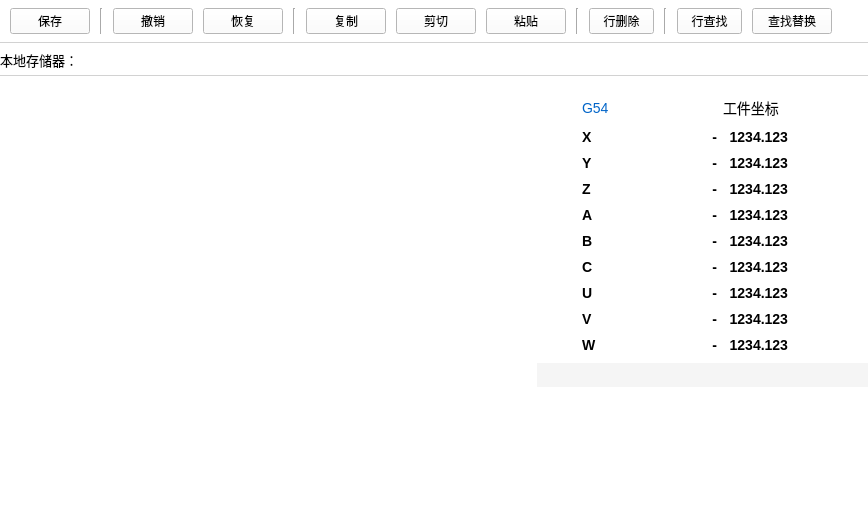
<?xml version="1.0" encoding="UTF-8"?>
<ui version="4.0">
 <class>ProgramEditWidgetClass</class>
 <widget class="QWidget" name="ProgramEditWidgetClass">
  <property name="geometry">
   <rect>
    <x>0</x>
    <y>0</y>
    <width>838</width>
    <height>519</height>
   </rect>
  </property>
  <property name="minimumSize">
   <size>
    <width>0</width>
    <height>519</height>
   </size>
  </property>
  <property name="maximumSize">
   <size>
    <width>16777215</width>
    <height>16777215</height>
   </size>
  </property>
  <property name="windowTitle">
   <string>Form</string>
  </property>
  <property name="styleSheet">
   <string notr="true">background:#FFFFFF;</string>
  </property>
  <layout class="QVBoxLayout" name="verticalLayout" stretch="0,0,30,0,448">
   <property name="spacing">
    <number>0</number>
   </property>
   <property name="margin">
    <number>0</number>
   </property>
   <item>
    <widget class="QWidget" name="buttonWidget_" native="true">
     <layout class="QHBoxLayout" name="buttonLayout_">
      <property name="spacing">
       <number>10</number>
      </property>
      <property name="leftMargin">
       <number>10</number>
      </property>
      <property name="topMargin">
       <number>8</number>
      </property>
      <property name="rightMargin">
       <number>36</number>
      </property>
      <property name="bottomMargin">
       <number>8</number>
      </property>
      <item>
       <widget class="ltp::base::PushButton" name="saveButton_">
        <property name="text">
         <string>保存</string>
        </property>
       </widget>
      </item>
      <item>
       <widget class="Line" name="line_3">
        <property name="styleSheet">
         <string notr="true">border-left: 1px solid #D2D2D2;</string>
        </property>
        <property name="orientation">
         <enum>Qt::Vertical</enum>
        </property>
       </widget>
      </item>
      <item>
       <widget class="ltp::base::PushButton" name="repealButton_">
        <property name="text">
         <string>撤销</string>
        </property>
       </widget>
      </item>
      <item>
       <widget class="ltp::base::PushButton" name="recoverButton_">
        <property name="text">
         <string>恢复</string>
        </property>
       </widget>
      </item>
      <item>
       <widget class="Line" name="line_4">
        <property name="styleSheet">
         <string notr="true">border-left: 1px solid #D2D2D2;</string>
        </property>
        <property name="orientation">
         <enum>Qt::Vertical</enum>
        </property>
       </widget>
      </item>
      <item>
       <widget class="ltp::base::PushButton" name="copyButton_">
        <property name="text">
         <string>复制</string>
        </property>
       </widget>
      </item>
      <item>
       <widget class="ltp::base::PushButton" name="cutButton_">
        <property name="text">
         <string>剪切</string>
        </property>
       </widget>
      </item>
      <item>
       <widget class="ltp::base::PushButton" name="pasteButton_">
        <property name="text">
         <string>粘贴</string>
        </property>
       </widget>
      </item>
      <item>
       <widget class="Line" name="line_5">
        <property name="styleSheet">
         <string notr="true">border-left: 1px solid #D2D2D2;</string>
        </property>
        <property name="orientation">
         <enum>Qt::Vertical</enum>
        </property>
       </widget>
      </item>
      <item>
       <widget class="ltp::base::PushButton" name="removeLineButton_">
        <property name="minimumSize">
         <size>
          <width>65</width>
          <height>0</height>
         </size>
        </property>
        <property name="text">
         <string>行删除</string>
        </property>
       </widget>
      </item>
      <item>
       <widget class="Line" name="line_6">
        <property name="styleSheet">
         <string notr="true">border-left: 1px solid #D2D2D2;</string>
        </property>
        <property name="orientation">
         <enum>Qt::Vertical</enum>
        </property>
       </widget>
      </item>
      <item>
       <widget class="ltp::base::PushButton" name="fineLineButton_">
        <property name="minimumSize">
         <size>
          <width>65</width>
          <height>0</height>
         </size>
        </property>
        <property name="text">
         <string>行查找</string>
        </property>
       </widget>
      </item>
      <item>
       <widget class="ltp::base::PushButton" name="findAndReplaceButton_">
        <property name="minimumSize">
         <size>
          <width>80</width>
          <height>0</height>
         </size>
        </property>
        <property name="text">
         <string>查找替换</string>
        </property>
       </widget>
      </item>
     </layout>
    </widget>
   </item>
   <item>
    <widget class="Line" name="line">
     <property name="styleSheet">
      <string notr="true">border-top: 1px solid #D2D2D2;</string>
     </property>
     <property name="orientation">
      <enum>Qt::Horizontal</enum>
     </property>
    </widget>
   </item>
   <item>
    <widget class="QLabel" name="programTitleLabel_">
     <property name="styleSheet">
      <string notr="true">font:13px SIMHEI;</string>
     </property>
     <property name="text">
      <string>本地存储器：</string>
     </property>
    </widget>
   </item>
   <item>
    <widget class="Line" name="line_2">
     <property name="styleSheet">
      <string notr="true">border-top: 1px solid #D2D2D2;</string>
     </property>
     <property name="orientation">
      <enum>Qt::Horizontal</enum>
     </property>
    </widget>
   </item>
   <item>
    <layout class="QHBoxLayout" name="mainContainerLayout_" stretch="420,259">
     <property name="spacing">
      <number>0</number>
     </property>
     <item>
      <widget class="ltp::base::TextEdit" name="textEdit_" native="true"/>
     </item>
     <item>
      <widget class="QWidget" name="sideBarWidget_" native="true">
       <layout class="QVBoxLayout" name="verticalLayout_2" stretch="186,300">
        <property name="spacing">
         <number>0</number>
        </property>
        <property name="leftMargin">
         <number>0</number>
        </property>
        <property name="rightMargin">
         <number>0</number>
        </property>
        <item>
         <widget class="QWidget" name="commandPanelWidget_" native="true">
          <layout class="QGridLayout" name="gridLayout">
           <property name="leftMargin">
            <number>45</number>
           </property>
           <property name="topMargin">
            <number>10</number>
           </property>
           <property name="rightMargin">
            <number>80</number>
           </property>
           <property name="bottomMargin">
            <number>10</number>
           </property>
           <property name="verticalSpacing">
            <number>10</number>
           </property>
           <item row="0" column="0">
            <widget class="QLabel" name="currentWorkpieceCoordinate_">
             <property name="styleSheet">
              <string notr="true">font: 14px Arial; color:#0064C8;</string>
             </property>
             <property name="text">
              <string>G54</string>
             </property>
            </widget>
           </item>
           <item row="1" column="2">
            <widget class="QLabel" name="workpieceCoordinateAxesX_">
             <property name="styleSheet">
              <string notr="true">font:Bold 14px Arial;</string>
             </property>
             <property name="text">
              <string>1234.123</string>
             </property>
             <property name="alignment">
              <set>Qt::AlignRight|Qt::AlignTrailing|Qt::AlignVCenter</set>
             </property>
            </widget>
           </item>
           <item row="1" column="0">
            <widget class="QLabel" name="axesLabelX_">
             <property name="styleSheet">
              <string notr="true">font:Bold 14px Arial;</string>
             </property>
             <property name="text">
              <string>X</string>
             </property>
            </widget>
           </item>
           <item row="6" column="0">
            <widget class="QLabel" name="axesLabelC_">
             <property name="styleSheet">
              <string notr="true">font:Bold 14px Arial;</string>
             </property>
             <property name="text">
              <string>C</string>
             </property>
            </widget>
           </item>
           <item row="7" column="0">
            <widget class="QLabel" name="axesLabelU_">
             <property name="styleSheet">
              <string notr="true">font:Bold 14px Arial;</string>
             </property>
             <property name="text">
              <string>U</string>
             </property>
            </widget>
           </item>
           <item row="0" column="2">
            <widget class="QLabel" name="label_3">
             <property name="styleSheet">
              <string notr="true">font:14px SIMHEI;</string>
             </property>
             <property name="text">
              <string>工件坐标</string>
             </property>
            </widget>
           </item>
           <item row="2" column="0">
            <widget class="QLabel" name="axesLabelY_">
             <property name="styleSheet">
              <string notr="true">font:Bold 14px Arial;</string>
             </property>
             <property name="text">
              <string>Y</string>
             </property>
            </widget>
           </item>
           <item row="8" column="0">
            <widget class="QLabel" name="axesLabelV_">
             <property name="styleSheet">
              <string notr="true">font:Bold 14px Arial;</string>
             </property>
             <property name="text">
              <string>V</string>
             </property>
            </widget>
           </item>
           <item row="3" column="0">
            <widget class="QLabel" name="axesLabelZ_">
             <property name="styleSheet">
              <string notr="true">font:Bold 14px Arial;</string>
             </property>
             <property name="text">
              <string>Z</string>
             </property>
            </widget>
           </item>
           <item row="4" column="0">
            <widget class="QLabel" name="axesLabelA_">
             <property name="styleSheet">
              <string notr="true">font:Bold 14px Arial;</string>
             </property>
             <property name="text">
              <string>A</string>
             </property>
            </widget>
           </item>
           <item row="5" column="0">
            <widget class="QLabel" name="axesLabelB_">
             <property name="styleSheet">
              <string notr="true">font:Bold 14px Arial;</string>
             </property>
             <property name="text">
              <string>B</string>
             </property>
            </widget>
           </item>
           <item row="2" column="2">
            <widget class="QLabel" name="workpieceCoordinateAxesY_">
             <property name="styleSheet">
              <string notr="true">font:Bold 14px Arial;</string>
             </property>
             <property name="text">
              <string>1234.123</string>
             </property>
             <property name="alignment">
              <set>Qt::AlignRight|Qt::AlignTrailing|Qt::AlignVCenter</set>
             </property>
            </widget>
           </item>
           <item row="3" column="2">
            <widget class="QLabel" name="workpieceCoordinateAxesZ_">
             <property name="styleSheet">
              <string notr="true">font:Bold 14px Arial;</string>
             </property>
             <property name="text">
              <string>1234.123</string>
             </property>
             <property name="alignment">
              <set>Qt::AlignRight|Qt::AlignTrailing|Qt::AlignVCenter</set>
             </property>
            </widget>
           </item>
           <item row="9" column="0">
            <widget class="QLabel" name="axesLabelW_">
             <property name="styleSheet">
              <string notr="true">font:Bold 14px Arial;</string>
             </property>
             <property name="text">
              <string>W</string>
             </property>
            </widget>
           </item>
           <item row="6" column="2">
            <widget class="QLabel" name="workpieceCoordinateAxesC_">
             <property name="styleSheet">
              <string notr="true">font:Bold 14px Arial;</string>
             </property>
             <property name="text">
              <string>1234.123</string>
             </property>
             <property name="alignment">
              <set>Qt::AlignRight|Qt::AlignTrailing|Qt::AlignVCenter</set>
             </property>
            </widget>
           </item>
           <item row="4" column="2">
            <widget class="QLabel" name="workpieceCoordinateAxesA_">
             <property name="styleSheet">
              <string notr="true">font:Bold 14px Arial;</string>
             </property>
             <property name="text">
              <string>1234.123</string>
             </property>
             <property name="alignment">
              <set>Qt::AlignRight|Qt::AlignTrailing|Qt::AlignVCenter</set>
             </property>
            </widget>
           </item>
           <item row="5" column="2">
            <widget class="QLabel" name="workpieceCoordinateAxesB_">
             <property name="styleSheet">
              <string notr="true">font:Bold 14px Arial;</string>
             </property>
             <property name="text">
              <string>1234.123</string>
             </property>
             <property name="alignment">
              <set>Qt::AlignRight|Qt::AlignTrailing|Qt::AlignVCenter</set>
             </property>
            </widget>
           </item>
           <item row="8" column="2">
            <widget class="QLabel" name="workpieceCoordinateAxesV_">
             <property name="styleSheet">
              <string notr="true">font:Bold 14px Arial;</string>
             </property>
             <property name="text">
              <string>1234.123</string>
             </property>
             <property name="alignment">
              <set>Qt::AlignRight|Qt::AlignTrailing|Qt::AlignVCenter</set>
             </property>
            </widget>
           </item>
           <item row="7" column="2">
            <widget class="QLabel" name="workpieceCoordinateAxesU_">
             <property name="styleSheet">
              <string notr="true">font:Bold 14px Arial;</string>
             </property>
             <property name="text">
              <string>1234.123</string>
             </property>
             <property name="alignment">
              <set>Qt::AlignRight|Qt::AlignTrailing|Qt::AlignVCenter</set>
             </property>
            </widget>
           </item>
           <item row="9" column="2">
            <widget class="QLabel" name="workpieceCoordinateAxesW_">
             <property name="styleSheet">
              <string notr="true">font:Bold 14px Arial;</string>
             </property>
             <property name="text">
              <string>1234.123</string>
             </property>
             <property name="alignment">
              <set>Qt::AlignRight|Qt::AlignTrailing|Qt::AlignVCenter</set>
             </property>
            </widget>
           </item>
           <item row="1" column="1">
            <widget class="QLabel" name="workpieceCoordinateSymbolX_">
             <property name="styleSheet">
              <string notr="true">font:Bold 14px Arial;</string>
             </property>
             <property name="text">
              <string>-</string>
             </property>
             <property name="alignment">
              <set>Qt::AlignRight|Qt::AlignTrailing|Qt::AlignVCenter</set>
             </property>
            </widget>
           </item>
           <item row="2" column="1">
            <widget class="QLabel" name="workpieceCoordinateSymbolY_">
             <property name="styleSheet">
              <string notr="true">font:Bold 14px Arial;</string>
             </property>
             <property name="text">
              <string>-</string>
             </property>
             <property name="alignment">
              <set>Qt::AlignRight|Qt::AlignTrailing|Qt::AlignVCenter</set>
             </property>
            </widget>
           </item>
           <item row="3" column="1">
            <widget class="QLabel" name="workpieceCoordinateSymbolZ_">
             <property name="styleSheet">
              <string notr="true">font:Bold 14px Arial;</string>
             </property>
             <property name="text">
              <string>-</string>
             </property>
             <property name="alignment">
              <set>Qt::AlignRight|Qt::AlignTrailing|Qt::AlignVCenter</set>
             </property>
            </widget>
           </item>
           <item row="4" column="1">
            <widget class="QLabel" name="workpieceCoordinateSymbolA_">
             <property name="styleSheet">
              <string notr="true">font:Bold 14px Arial;</string>
             </property>
             <property name="text">
              <string>-</string>
             </property>
             <property name="alignment">
              <set>Qt::AlignRight|Qt::AlignTrailing|Qt::AlignVCenter</set>
             </property>
            </widget>
           </item>
           <item row="5" column="1">
            <widget class="QLabel" name="workpieceCoordinateSymbolB_">
             <property name="styleSheet">
              <string notr="true">font:Bold 14px Arial;</string>
             </property>
             <property name="text">
              <string>-</string>
             </property>
             <property name="alignment">
              <set>Qt::AlignRight|Qt::AlignTrailing|Qt::AlignVCenter</set>
             </property>
            </widget>
           </item>
           <item row="6" column="1">
            <widget class="QLabel" name="workpieceCoordinateSymbolC_">
             <property name="styleSheet">
              <string notr="true">font:Bold 14px Arial;</string>
             </property>
             <property name="text">
              <string>-</string>
             </property>
             <property name="alignment">
              <set>Qt::AlignRight|Qt::AlignTrailing|Qt::AlignVCenter</set>
             </property>
            </widget>
           </item>
           <item row="7" column="1">
            <widget class="QLabel" name="workpieceCoordinateSymbolU_">
             <property name="styleSheet">
              <string notr="true">font:Bold 14px Arial;</string>
             </property>
             <property name="text">
              <string>-</string>
             </property>
             <property name="alignment">
              <set>Qt::AlignRight|Qt::AlignTrailing|Qt::AlignVCenter</set>
             </property>
            </widget>
           </item>
           <item row="8" column="1">
            <widget class="QLabel" name="workpieceCoordinateSymbolV_">
             <property name="styleSheet">
              <string notr="true">font:Bold 14px Arial;</string>
             </property>
             <property name="text">
              <string>-</string>
             </property>
             <property name="alignment">
              <set>Qt::AlignRight|Qt::AlignTrailing|Qt::AlignVCenter</set>
             </property>
            </widget>
           </item>
           <item row="9" column="1">
            <widget class="QLabel" name="workpieceCoordinateSymbolW_">
             <property name="styleSheet">
              <string notr="true">font:Bold 14px Arial;</string>
             </property>
             <property name="text">
              <string>-</string>
             </property>
             <property name="alignment">
              <set>Qt::AlignRight|Qt::AlignTrailing|Qt::AlignVCenter</set>
             </property>
            </widget>
           </item>
          </layout>
         </widget>
        </item>
        <item>
         <widget class="QWidget" name="teachSideBarWidget_" native="true">
          <layout class="QVBoxLayout" name="verticalLayout_3" stretch="24,277">
           <property name="margin">
            <number>0</number>
           </property>
           <item>
            <widget class="QLabel" name="teachTitle_">
             <property name="minimumSize">
              <size>
               <width>0</width>
               <height>24</height>
              </size>
             </property>
             <property name="styleSheet">
              <string notr="true">font:14px SIMHEI;
background:#F5F5F5;</string>
             </property>
             <property name="text">
              <string/>
             </property>
            </widget>
           </item>
           <item>
            <widget class="QLabel" name="teachSchematicDiagram_">
             <property name="text">
              <string/>
             </property>
            </widget>
           </item>
          </layout>
         </widget>
        </item>
       </layout>
      </widget>
     </item>
    </layout>
   </item>
  </layout>
 </widget>
 <customwidgets>
  <customwidget>
   <class>ltp::base::TextEdit</class>
   <extends>QWidget</extends>
   <header>../base/textedit.h</header>
   <container>1</container>
  </customwidget>
  <customwidget>
   <class>ltp::base::PushButton</class>
   <extends>QPushButton</extends>
   <header>base/pushbutton.h</header>
  </customwidget>
 </customwidgets>
 <resources/>
 <connections/>
</ui>
